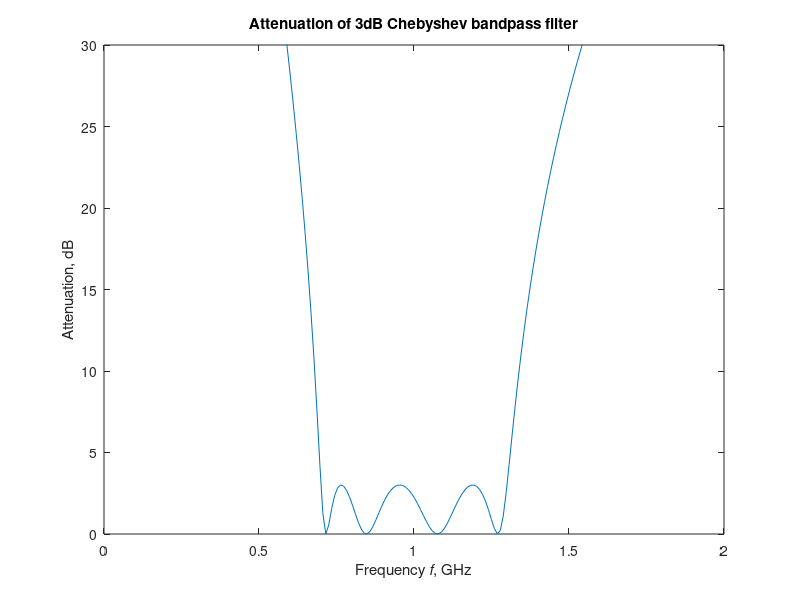

Source code (MATLAB):
%
%   Computation of attenuation profile for the bandpass filter obtained
%   from the lowpass 3dB Chebyshev prototype
% 
%   Copyright (c) 1999 by P.Bretchko and R.Ludwig
%   "RF Circuit Design: Theory and Practice"
%

close all; % close all opened graphs
clear all; % clear all variables
figure;    % open new graph

%bandpass filter
w_U=1.3e9*(2*pi);  % upper cut-off frequency of 1.3GHz
w_L=0.7e9*(2*pi);  % lower cut-off frequency of 0.7GHz
w_c=sqrt(w_U*w_L); % center frequency
w_real=(0.01:0.01:2)*w_c;

w=w_c./(w_U-w_L).*(w_real/w_c-w_c./w_real);
IL=10*log10(1+(1-8*w.^2+8*w.^4).^2);

plot(w_real/(2*pi)/1e9,IL);
axis([0 2 0 30]);
title('Attenuation of 3dB Chebyshev bandpass filter');
xlabel('Frequency {\itf}, GHz');
ylabel('Attenuation, dB');
%print -deps 'fig5_28.eps'
